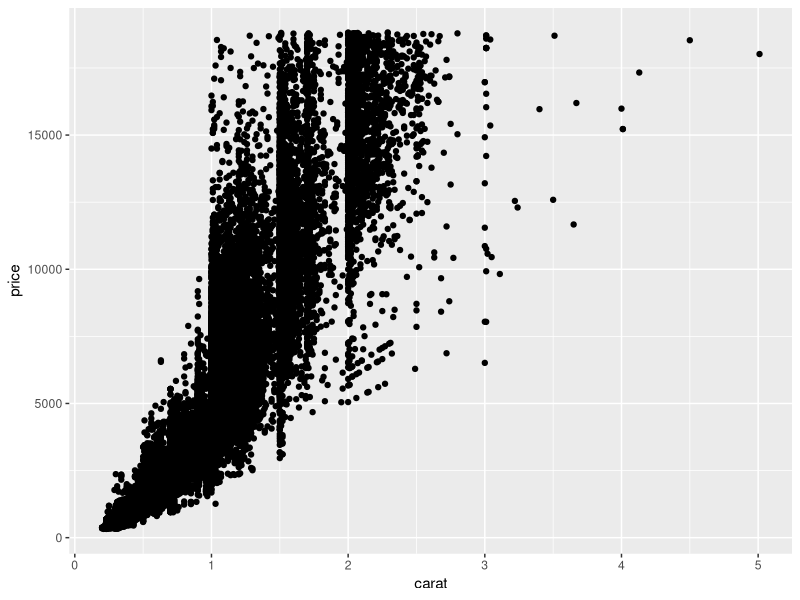
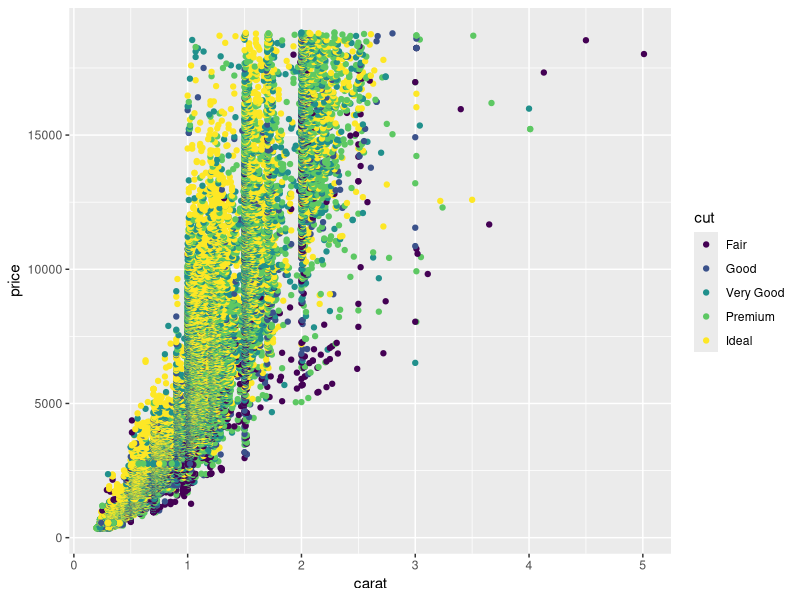
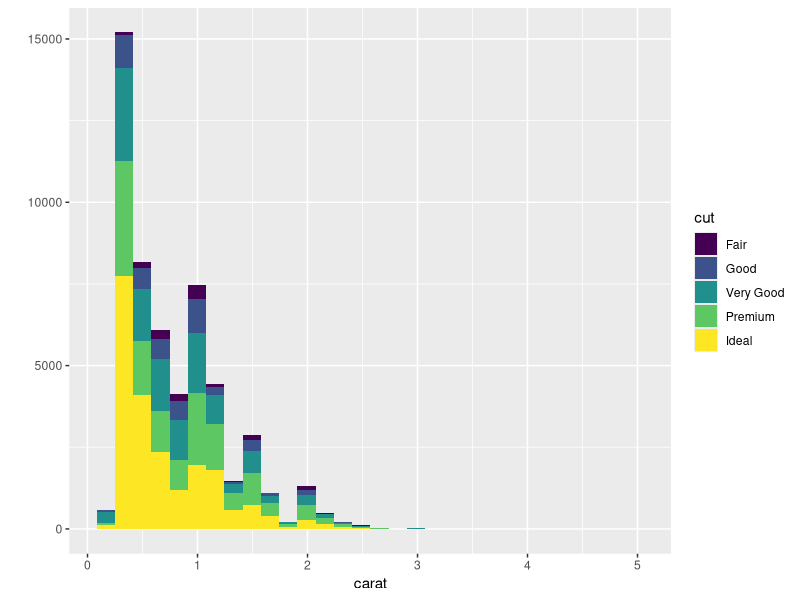
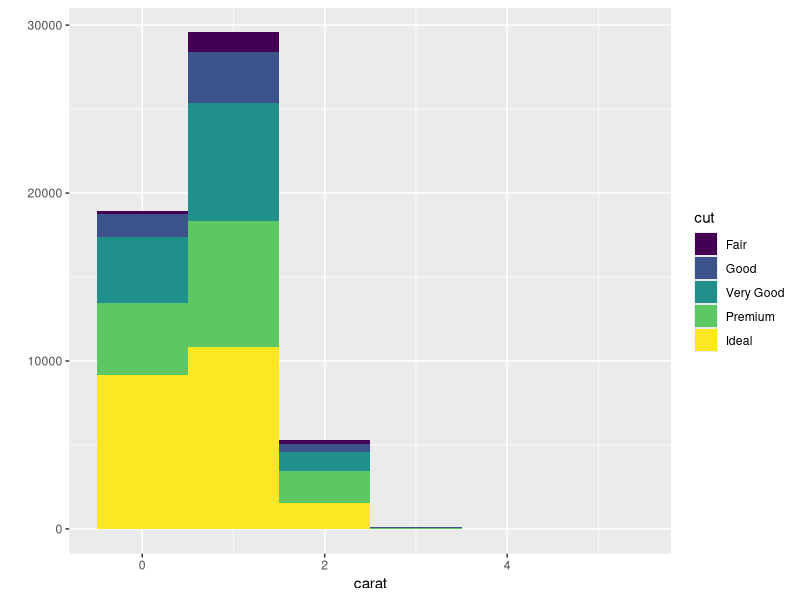
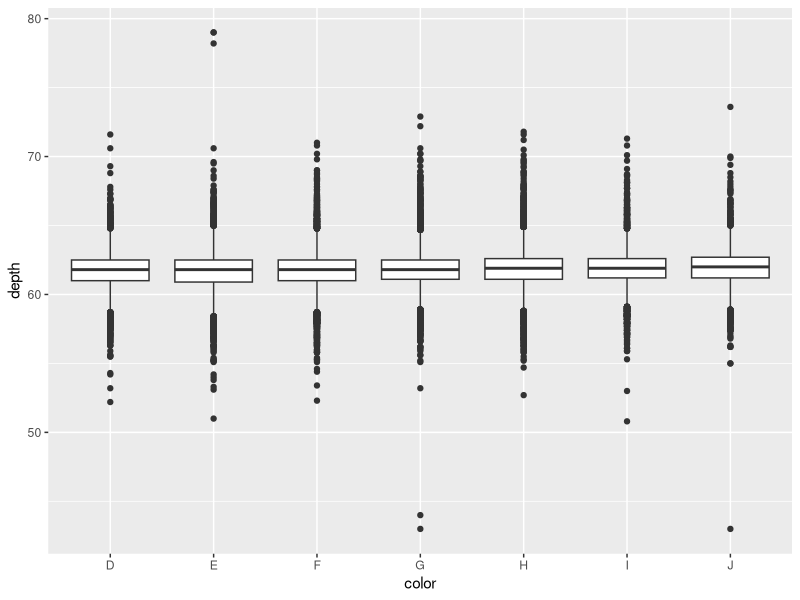
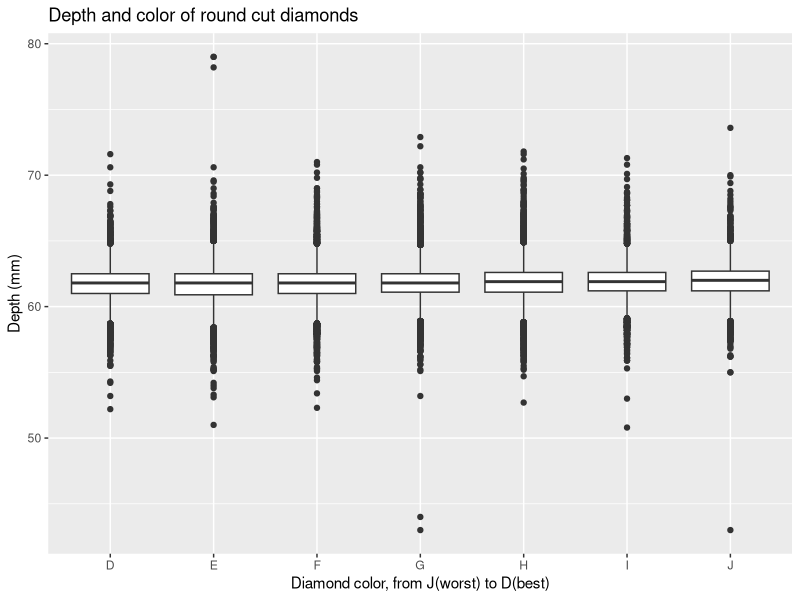
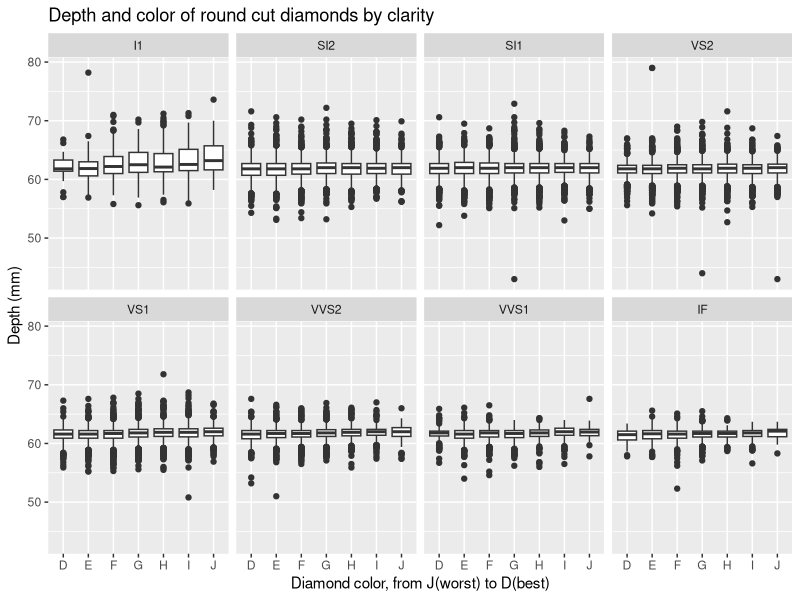

Write R code to recreate these figures, in order. (Note: this script raises an error after producing the figures.)
## ---- chunk 1
library(ggplot2)
qplot(carat, price, data=diamonds)
## ---- chunk 2
qplot(carat, price, data=diamonds, color=cut)
## ---- chunk 3
qplot(carat, data=diamonds, fill=cut)
## ---- chunk 4
qplot(carat, data=diamonds, fill=cut, binwidth = 1)
## ---- chunk 5
b <- ggplot(diamonds, aes(color, depth))
## ---- chunk 6
b + geom_boxplot()
## ---- chunk 7
b + geom_boxplot() + labs(title="Depth and color of round cut diamonds", x= "Diamond color, from J(worst) to D(best)", y="Depth (mm)")
## ---- chunk 8
b + geom_boxplot() + labs(title="Depth and color of round cut diamonds by clarity", x= "Diamond color, from J(worst) to D(best)", y="Depth (mm)") + facet_wrap(~clarity, ncol=4)
## ---- chunk 9
library(tidyr)
library(dplyr)

diamonds %>%
  selects (-cut, -color, -clarity) %>%
  cor() %>%
  round(2) %>%
  as.data.frame() %>%
  add_rownames() %>%
  gather(Var1, Corr, -rowname) %>%
  ggplot(aes(Var1, rowname, fill=Corr)) + 
  geom_tile()
